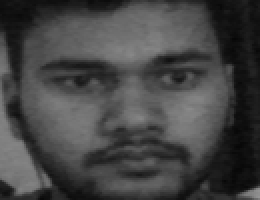
#> input picture facedetection-master/datasets_file/faces/1.png, 130 x 100 px, given in place of the camera (shown 2 times larger)
$ python detect_face_video.py
#> lines starting #> are read from the running program, lines starting #| are printed output that depends on the picture
import cv2
from twilio.rest import Client
import os

face_cascade = cv2.CascadeClassifier('haarcascade_frontalface_default.xml')

account_sid = 'AC01bc9878d0709388a27a172a98d26c2f'
auth_token = '0b0c7d49a339673f170902c54924bf52'
client = Client(account_sid, auth_token)
MESSAGE = "---UNKNOWN PERSON DETECTED---"
FROM = '+15075797964'
TO = '+919064354496'
TO2 = '+918521188063'


D_FOLDER = 'detected_face'
SUB_FOLDER = 'faces'

if not os.path.isdir(D_FOLDER):
    os.mkdir(D_FOLDER)

path = os.path.join(D_FOLDER, SUB_FOLDER)
if not os.path.isdir(path):
    os.mkdir(path)


webcam = cv2.VideoCapture(0)
count = 1
msg = False

while True:
    _, img = webcam.read()
#> img is the input picture: shape (100, 130, 3); min 6, max 147, mean 68.6
    cv2.imwrite('% s/orginal_person_% s.png' % (path, count), img)


    gray = cv2.cvtColor(img, cv2.COLOR_BGR2GRAY)
    cv2.imwrite('% s/gray_scale_person_% s.png' % (path, count), gray)
    faces = face_cascade.detectMultiScale(gray, 1.1, 4)
#> faces = [[19, 4, 95, 95]]

    for (x, y, w, h) in faces:
        cv2.rectangle(img, (x, y), (x+w, y+h), (255, 0, 0), 2)

        cv2.imwrite('% s/box_person_% s.png' % (path, count), img)
#> this loop made 1 pass
#> pass 1, `cv2.imwrite('% s/box_person_% s.png' % (path, count), img)`:
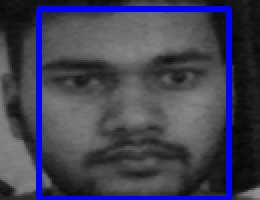
#> saved as box_person_1.png: shape (100, 130, 3) (shown 2 times larger); mean B, G, R 85, 64.6, 64.6

        # [4 lines of commented-out code are left out]

    cv2.imshow('img', img)

    k = cv2.waitKey(30) & 0xff
#> (key Esc is pressed here)
    if k == 27:
        break


webcam.release()
cv2.destroyAllWindows()

#> (the run stopped early here; a loop or call above may not have finished)

$ run again, on facedetection-master/datasets_file/faces/2.png
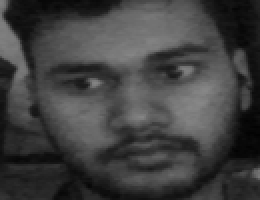
#> input picture facedetection-master/datasets_file/faces/2.png, 130 x 100 px, given in place of the camera (shown 2 times larger)
#> img is the input picture: shape (100, 130, 3); min 2, max 135, mean 64
#> faces = [[23, 4, 92, 92]]
#> the loop `for (x, y, w, h) in faces:` made 1 pass
#> pass 1, `cv2.imwrite('% s/box_person_% s.png' % (path, count), img)`:
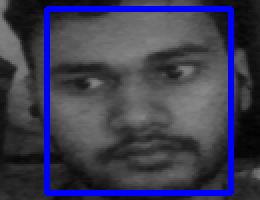
#> saved as box_person_1.png: shape (100, 130, 3) (shown 2 times larger); mean B, G, R 81.7, 60.2, 60.2
